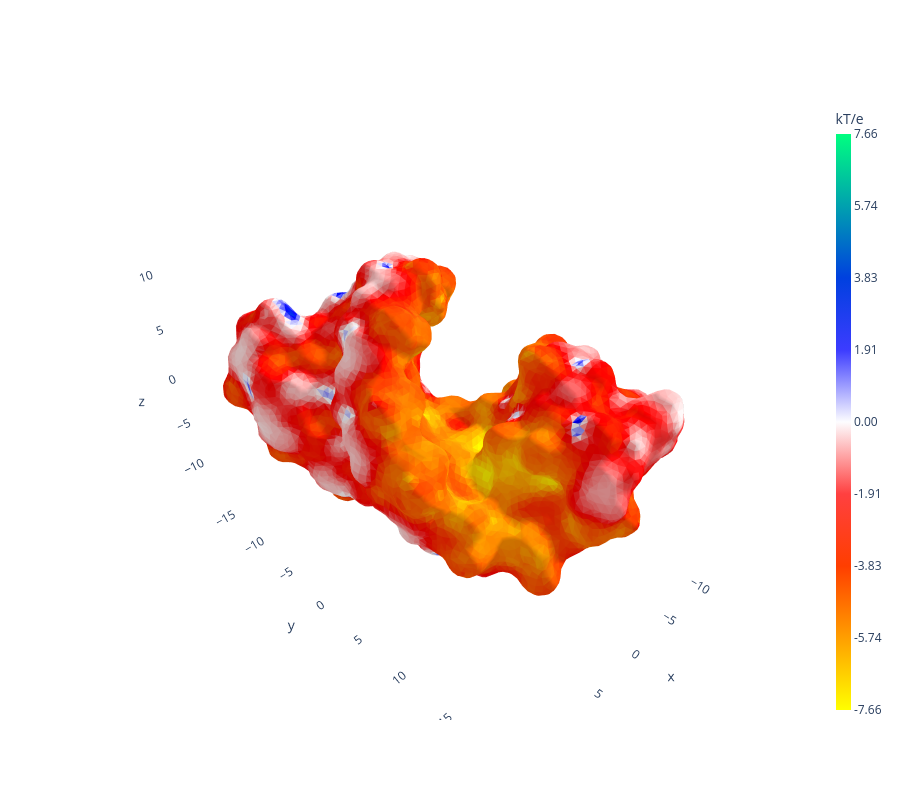

This figure's notebook cell:
### Markdown cell above
Grafico de superficies

### Code cell
simulation.plot_surface_values(units='kT')

### Figure 1 — Plotly figure (JSON) as saved in the notebook; plotly's stock layout.template omitted (floating-point values rounded to 4 significant figures; data arrays with more than 128 entries replaced by an {"elided": "..."} marker saying what was removed)
{"data": [{"facecolor": {"elided": "20600 str values"}, "i": {"elided": "20600 int values"}, "j": {"elided": "20600 int values"}, "k": {"elided": "20600 int values"}, "name": "", "type": "mesh3d", "x": {"elided": "10302 float values"}, "y": {"elided": "10302 float values"}, "z": {"elided": "10302 float values"}}, {"hoverinfo": "skip", "marker": {"cmax": 7.659, "cmin": -7.659, "color": [-7.659], "colorbar": {"thickness": 15, "ticktext": ["-7.66", "-5.74", "-3.83", "-1.91", "0.00", "1.91", "3.83", "5.74", "7.66"], "tickvals": [-7.659, -5.745, -3.83, -1.915, 0, 1.915, 3.83, 5.745, 7.659], "title": {"text": "kT/e"}}, "colorscale": [[0, "rgb(255.0, 255.0, 0.0)"], [0.125, "rgb(255.0, 159.0, 0.0)"], [0.25, "rgb(255.0, 62.0, 0.0)"], [0.375, "rgb(255.0, 64.0, 64.0)"], [0.5, "rgb(253.0, 253.0, 255.0)"], [0.625, "rgb(60.0, 60.0, 255.0)"], [0.75, "rgb(0.0, 64.0, 223.0)"], [0.875, "rgb(0.0, 161.0, 175.0)"], [1, "rgb(0.0, 255.0, 128.0)"]], "showscale": true}, "mode": "markers", "opacity": 0, "scene": "scene", "type": "scatter3d", "x": [0], "y": [0], "z": [0]}], "layout": {"height": 800, "scene": {"aspectmode": "data", "xaxis": {"showbackground": false, "visible": true}, "yaxis": {"showbackground": false, "visible": true}, "zaxis": {"showbackground": false, "visible": true}}, "width": 900}}
